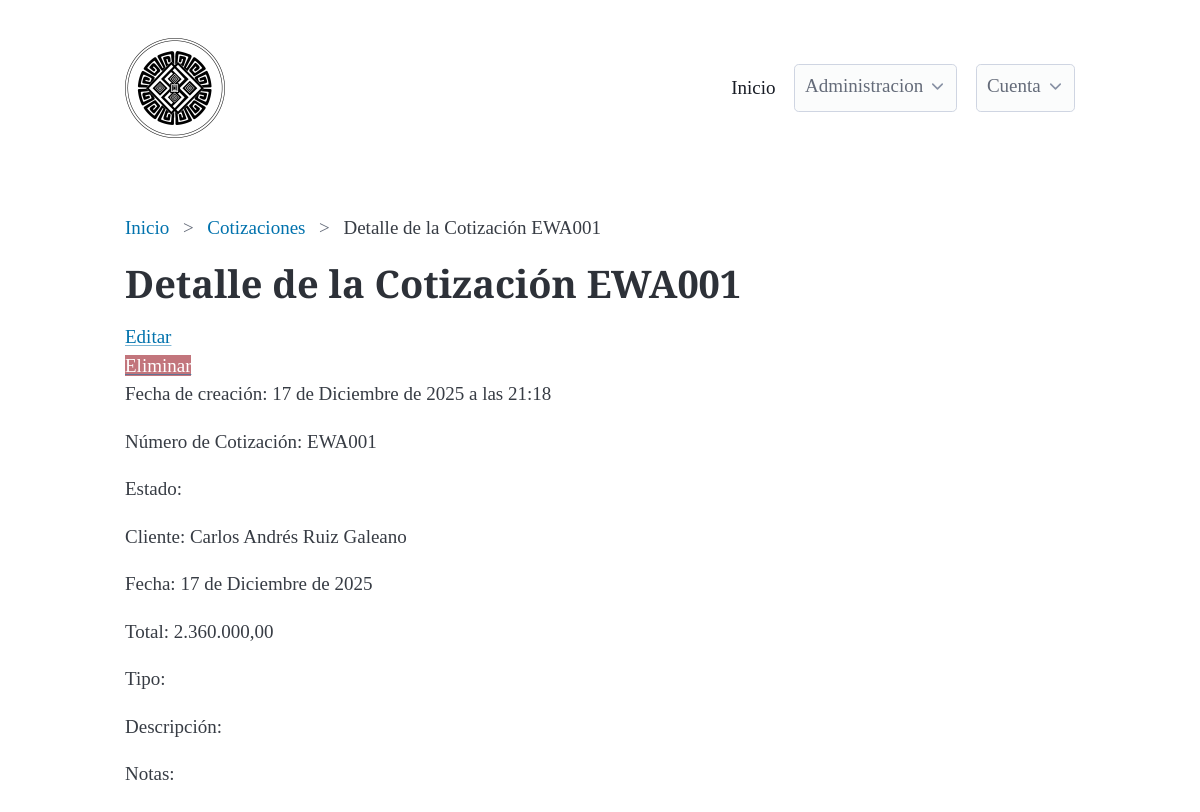
Page /quotes/detail/1/ (signed in) on the committed database.
### quotes/models.py (models this page shows, shortened)
class Quote(models.Model):
    def generate_quote_number():
        last_quote = Quote.objects.all().aggregate(Max('id'))['id__max']
        next_number = 1 if last_quote is None else last_quote + 1
        return f'EWA{next_number:03d}'
    created_at = models.DateTimeField(auto_now_add=True, null=True, blank=True)
    quote_number = models.CharField(
        max_length=100,
        unique=True,
        default=generate_quote_number,
    )
    quote_quantity = models.IntegerField(null=True, blank=True)
    QUOTE_PRODUCT_TYPE_CHOICES = [
        ('Anillo de Compromiso', 'Anillo de Compromiso'),
        ('Anillo de Matrimonio', 'Anillo de Matrimonio'),
        ('A medida', 'A medida'),
        ('Otro', 'Otro'),
    ]
    quote_product_type = models.CharField(max_length=100, null=False, blank=False, choices=QUOTE_PRODUCT_TYPE_CHOICES)
    quote_date = models.DateField(null=False, blank=False, default=timezone.now)
    quote_value = models.DecimalField(max_digits=10, decimal_places=2, null=True, blank=True)
    quote_total = models.DecimalField(max_digits=10, decimal_places=2, null=True, blank=True)
    quote_description = models.TextField(null=True, blank=True)
    quote_additional_notes = models.TextField(null=True, blank=True)
    client = models.ForeignKey(Client, on_delete=models.CASCADE, null=True, blank=True)
    quote_discount = models.DecimalField(max_digits=10, decimal_places=2, null=True, blank=True)
    quote_discount_description = models.CharField(max_length=100, null=True, blank=True)
    email_sent = models.BooleanField(null=True, blank=True, default=False)

### clients/models.py (models this page shows, shortened)
class Client(models.Model):
    created_at = models.DateTimeField(auto_now_add=True, null=True, blank=True)
    name = models.CharField(max_length=100, null=False, blank=False, validators=[MinLengthValidator(3)])
    email = models.EmailField(null=True, blank=True, validators=[EmailValidator])
    phone = models.CharField(max_length=15, null=True, blank=True, validators=[MinLengthValidator(10), RegexValidator(r'^\d{10}$')])
    address = models.TextField(max_length=255, null=True, blank=True)
    DOCUMENT_TYPE_CHOICES = [
        ('CC', 'Cédula de Ciudadanía'),
        ('TI', 'Tarjeta de Identidad'),
        ('CE', 'Cédula de Extranjería'),
        ('NIT', 'Número de Identificación Tributaria'),
        ('PAS', 'Pasaporte'),
    ]
    document_type = models.CharField(max_length=100, null=True, blank=True, choices=DOCUMENT_TYPE_CHOICES)
    document_number = models.CharField(max_length=100, null=True, blank=True)

### quotes/views.py (the view)
# urls.py: path('detail/<int:pk>/', QuoteDetailView.as_view(), name='quotes_detail'),
class QuoteDetailView(LoginRequiredMixin, DetailView):
    model = Quote
    template_name = 'quotes/quotes_detail.html'
    context_object_name = 'quote'

### quotes/templates/quotes/quotes_detail.html (shortened to what this page needs)
{% extends 'base.html' %}
{% block breadcrumb %}
<nav aria-label="breadcrumb">
    <ul>
       <li><a href="{% url 'dashboard:dashboard' %}">Inicio</a></li>
       <li><a href="{% url 'quotes:quotes_list' %}">Cotizaciones</a></li>
       <li>Detalle de la Cotización {{ quote.quote_number }}</li>
    </ul>
  </nav>
{% endblock %}
{% block content %}
<h1>Detalle de la Cotización {{ quote.quote_number }}</h1>
<div class="row">
    <div class="col-md-6">
        <a href="{% url 'quotes:quotes_update' quote.id %}" class="btn btn-primary">Editar</a>
    </div>
    <div class="col-md-6">
        <a href="{% url 'quotes:quotes_delete' quote.id %}" class="btn btn-danger">Eliminar</a>
    </div>
</div>
<p>Fecha de creación: {{ quote.created_at }}</p>
<p>Número de Cotización: {{ quote.quote_number }}</p>
<p>Estado: {{ quote.quote_status }}</p>
<p>Cliente: {{ quote.client.name }}</p>
<p>Fecha: {{ quote.quote_date }}</p>
<p>Total: {{ quote.quote_total }}</p>
<p>Tipo: {{ quote.quote_type }}</p>
<p>Descripción: {{ quote.description }}</p>
<p>Notas: {{ quote.observation }}</p>
{% endblock %}

### static/css/style.css (style rules this page uses)
:root { font-family: 'Cormorant', serif; }
h1 { font-size: 2rem; font-weight: 700; font-family: 'Cormorant', serif; }
.btn-danger { background-color: #c2757c; color: white; border: none; }

### rows in the picture
Quote: quote_number "EWA001", created_at "17 de Diciembre de 2025 a las 21:18", client.name "Carlos Andrés Ruiz Galeano", quote_date "17 de Diciembre de 2025", quote_total "2.360.000,00"
